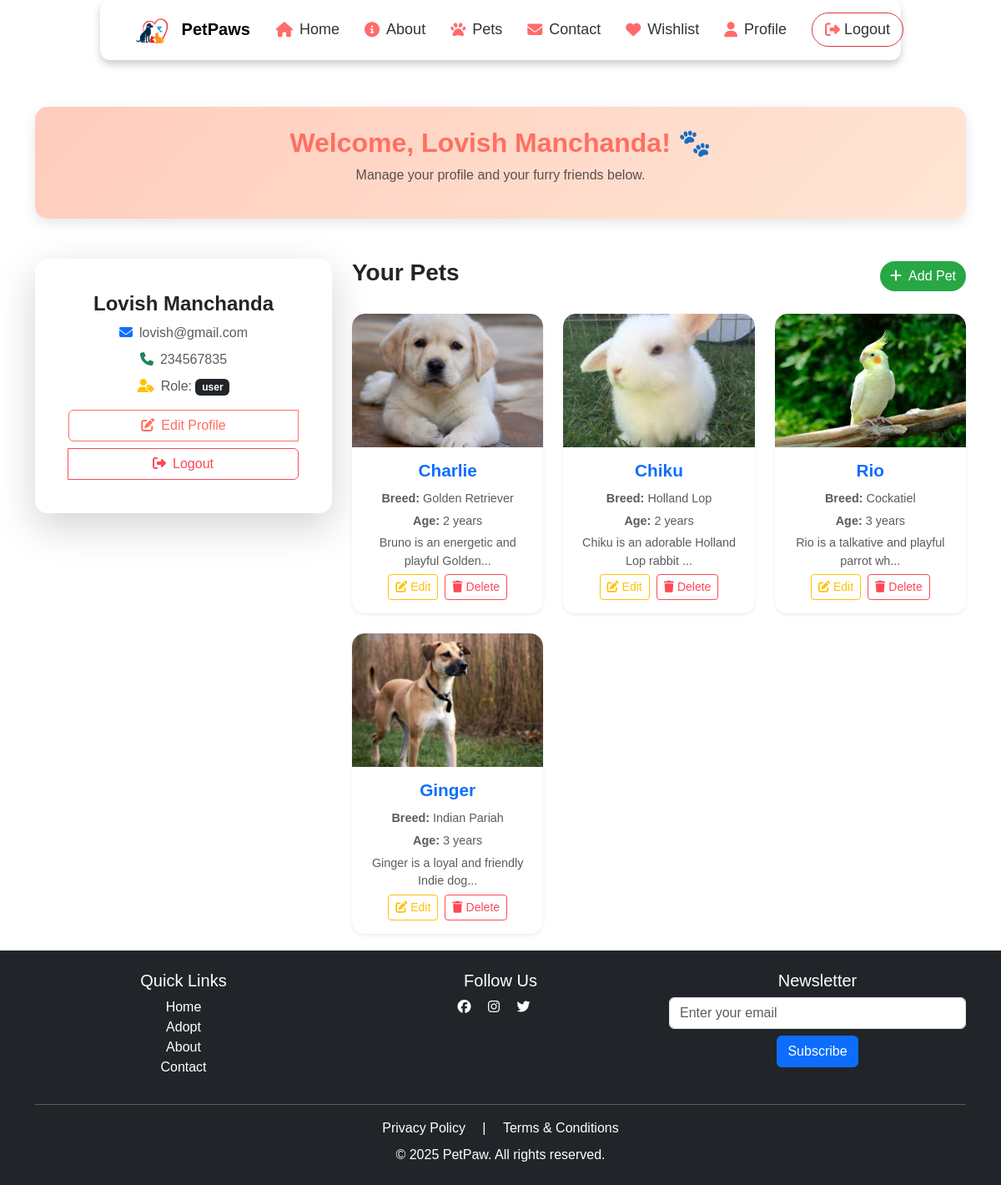
The page /profile (signed in) on the database its author committed.
### app.py (models this page shows, shortened)
class User(db.Model, UserMixin):
    __tablename__ = "user"
    id = db.Column(db.Integer, primary_key=True)
    name = db.Column(db.String(150), nullable=False)
    email = db.Column(db.String(150), unique=True, nullable=False)
    password_hash = db.Column(db.String(256), nullable=False)
    mobile = db.Column(db.String(15), nullable=False)
    role = db.Column(db.String(50), nullable=False, default='user')
    wishlist_pets = db.relationship('Pet', secondary=wishlist, backref='wishlist_users')

class Pet(db.Model):
    id = db.Column(db.Integer, primary_key=True)
    name = db.Column(db.String(100), nullable=False)
    breed = db.Column(db.String(100), nullable=False)
    age = db.Column(db.Integer, nullable=False)
    description = db.Column(db.Text, nullable=True)
    image_filename = db.Column(db.String(255), nullable=True, default="default_pet.jpg")  # Default image if none uploaded
    status = db.Column(db.String(50), default="Available")  # Available, Adopted, etc.
    owner_id = db.Column(db.Integer, db.ForeignKey("user.id"), nullable=False)  # Link to User table
    medical_issues = db.Column(db.String(255), nullable=True)  # Any medical issues (Yes/No + Description)
    pet_type = db.Column(db.String(50), nullable=False)  # Dropdown (Dog, Cat, Bird, Horse, Other)
    other_pet_type = db.Column(db.String(100), nullable=True)  # If "Other" is selected
    address = db.Column(db.String(255), nullable=False)  # Pet's location
    owner = db.relationship("User", backref="pets")

### app.py (the view)
@app.route("/profile")
@login_required
def profile():
    return render_template("profile.html", user=current_user)

### app.py (called while the page is built)
@login_manager.user_loader
def load_user(user_id):
    return User.query.get(int(user_id))

### templates/profile.html (shortened to what this page needs)
{% extends "base.html" %}
{% block content %}
<div class="container mt-5">
    <div class="profile-header text-center mb-5 p-4">
        <h2 class="fw-bold">Welcome, {{ user.name }}! 🐾</h2>
        <p class="text-muted">Manage your profile and your furry friends below.</p>
    </div>
    <div class="row">
        <div class="col-md-4 mb-4">
            <div class="card shadow-lg border-0 p-4">
                <div class="card-body text-center">
                    <h4 class="fw-bold text-dark">{{ user.name }}</h4>
                    <p class="text-muted mb-2"><i class="fas fa-envelope text-primary me-2"></i>{{ user.email }}</p>
                    <p class="text-muted mb-2"><i class="fas fa-phone text-success me-2"></i>{{ user.mobile }}</p>
                    <p class="text-muted mb-3"><i class="fas fa-user-tag text-warning me-2"></i>Role: <span class="badge bg-dark">{{ user.role }}</span></p>
                    <div class="btn-group mt-3 d-flex flex-column gap-2">
                        <a href="{{ url_for('edit_profile') }}" class="btn btn-outline-primary"><i class="fas fa-edit me-2"></i>Edit Profile</a>
                        <a href="{{ url_for('logout') }}" class="btn btn-outline-danger"><i class="fas fa-sign-out-alt me-2"></i>Logout</a>
                    </div>
                </div>
            </div>
        </div>
        <div class="col-md-8">
            <div class="d-flex justify-content-between align-items-center mb-4">
                <h3 class="fw-bold text-dark">Your Pets</h3>
                <a href="{{ url_for('add_pet') }}" class="btn btn-success"><i class="fas fa-plus me-2"></i>Add Pet</a>
            </div>
            {% if user.pets %}
            <div class="row row-cols-1 row-cols-md-2 row-cols-lg-3 g-4">
                {% for pet in user.pets %}
                <div class="col">
                    <div class="card pet-card shadow-sm border-0">
                        <img src="{{ url_for('static', filename='images/' + (pet.image_filename or 'default.jpg')) }}" class="card-img-top pet-img" alt="{{ pet.name }}">
                        <div class="card-body text-center">
                            <h5 class="card-title fw-bold text-primary">{{ pet.name }}</h5>
                            <p class="card-text text-muted"><strong>Breed:</strong> {{ pet.breed }}</p>
                            <p class="card-text text-muted"><strong>Age:</strong> {{ pet.age }} years</p>
                            <p class="card-text text-muted">{{ pet.description[:40] }}...</p>
                            <div class="d-flex justify-content-center gap-2">
                                <a href="{{ url_for('edit_pet', id=pet.id) }}" class="btn btn-outline-warning btn-sm"><i class="fas fa-edit me-1"></i>Edit</a>
                                <a href="{{ url_for('delete_pet', id=pet.id) }}" class="btn btn-outline-danger btn-sm" onclick="return confirm('Are you sure you want to delete this pet?')"><i class="fas fa-trash me-1"></i>Delete</a>
                            </div>
                        </div>
                    </div>
                </div>
                {% endfor %}
            </div>
            {% else %}
            <p class="text-muted text-center">You haven’t added any pets yet. Start by adding a new pet above! 🐾</p>
            {% endif %}
        </div>
    </div>
</div>
{% endblock %}

### static/styles.css (style rules this page uses)
body { font-family: 'Poppins', sans-serif; background-color: #f8f9fa; color: #333; transition: background-color 0.3s ease-in-out; }
* { margin: 0; padding: 0; box-sizing: border-box; font-family: 'Poppins', sans-serif; }
body { margin: 0; padding: 0; background: #ffffff; position: relative; min-height: 100vh; }

### templates/base.html (style rules this page uses)
body { padding-top: 80px; }
html, body { height: 100%; margin: 0; display: flex; flex-direction: column; }

### templates/profile.html (style rules this page uses)
.profile-header { background: linear-gradient(135deg, #ffccbc 0%, #ffe6d5 100%); border-radius: 15px; padding: 30px; box-shadow: 0 5px 15px rgba(0, 0, 0, 0.1); animation: fadeInDown 1s ease; }
.profile-header h2 { color: #ff6f61; font-weight: 700; }
.profile-header .text-muted { color: #5a4e4e !important; }
.card { border-radius: 15px; transition: transform 0.3s ease, box-shadow 0.3s ease; }
.card .btn-outline-primary { border-color: #ff6f61; color: #ff6f61; }
.card .btn-outline-danger { border-color: #ff4757; color: #ff4757; }
.pet-card { transition: transform 0.3s ease, box-shadow 0.3s ease; overflow: hidden; }
.pet-img { height: 160px; object-fit: cover; border-top-left-radius: 15px; border-top-right-radius: 15px; transition: transform 0.3s ease; }
.pet-card .card-title { color: #ff6f61; font-size: 1.3rem; margin-bottom: 10px; }
.pet-card .card-text { font-size: 0.9rem; color: #777; margin-bottom: 5px; }
.pet-card .btn-outline-warning { border-color: #ffc107; color: #ffc107; }
.pet-card .btn-outline-danger { border-color: #ff4757; color: #ff4757; }
.btn-success { background: #28a745; border: none; border-radius: 20px; transition: all 0.3s ease; }
.pet-card { animation: fadeInUp 0.5s ease; }

### rows shown on the page
User: name "Lovish Manchanda", email "lovish@gmail.com", mobile "234567835", role "user"
Pet: image_filename (picture), name "Charlie", breed "Golden Retriever", age "2", description "Bruno is an energetic and playful Golden"
Pet: image_filename (picture), name "Chiku", breed "Holland Lop", age "2", description "Chiku is an adorable Holland Lop rabbit"
Pet: image_filename (picture), name "Rio", breed "Cockatiel", age "3", description "Rio is a talkative and playful parrot wh"
Pet: image_filename (picture), name "Ginger", breed "Indian Pariah", age "3", description "Ginger is a loyal and friendly Indie dog"
